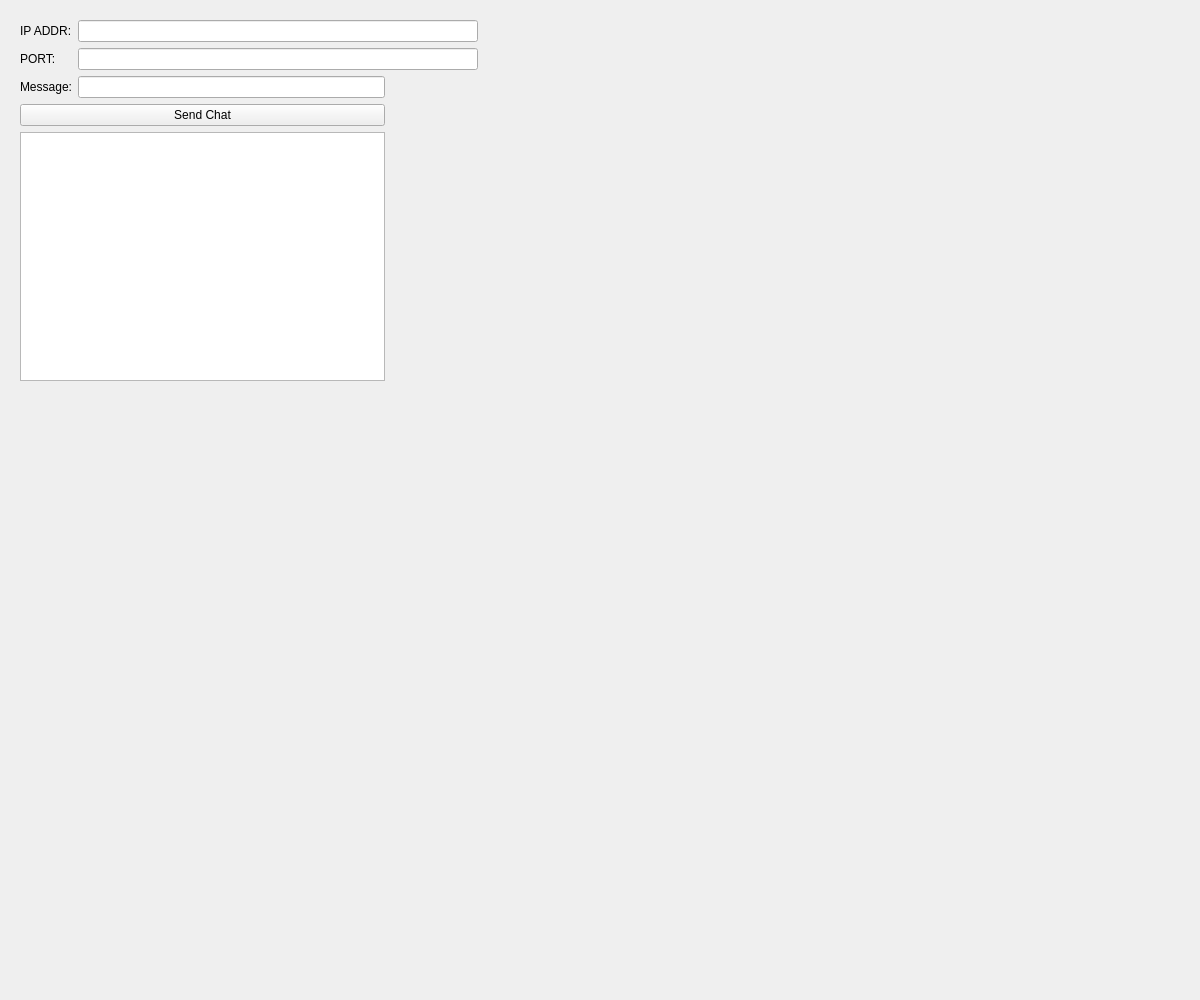
<?xml version="1.0" encoding="UTF-8"?>
<ui version="4.0">
 <class>Widget</class>
 <widget class="QWidget" name="Widget">
  <property name="geometry">
   <rect>
    <x>0</x>
    <y>0</y>
    <width>1200</width>
    <height>1000</height>
   </rect>
  </property>
  <property name="windowTitle">
   <string>Widget</string>
  </property>
  <widget class="QWidget" name="gridLayoutWidget">
   <property name="geometry">
    <rect>
     <x>10</x>
     <y>10</y>
     <width>471</width>
     <height>381</height>
    </rect>
   </property>
   <layout class="QGridLayout" name="gridLayout">
    <property name="leftMargin">
     <number>10</number>
    </property>
    <property name="topMargin">
     <number>10</number>
    </property>
    <property name="rightMargin">
     <number>10</number>
    </property>
    <property name="bottomMargin">
     <number>10</number>
    </property>
    <item row="0" column="2" colspan="2">
     <widget class="QPushButton" name="connectButton">
      <property name="text">
       <string>Connect</string>
      </property>
     </widget>
    </item>
    <item row="4" column="0" colspan="2">
     <widget class="QPushButton" name="sendButton">
      <property name="text">
       <string>Send Chat</string>
      </property>
     </widget>
    </item>
    <item row="5" column="0" colspan="2">
     <widget class="QListWidget" name="listWidget">
      <property name="autoScroll">
       <bool>false</bool>
      </property>
      <property name="autoScrollMargin">
       <number>3</number>
      </property>
      <property name="defaultDropAction">
       <enum>Qt::IgnoreAction</enum>
      </property>
      <property name="movement">
       <enum>QListView::Static</enum>
      </property>
     </widget>
    </item>
    <item row="1" column="1">
     <widget class="QLineEdit" name="portLineEdit">
      <property name="minimumSize">
       <size>
        <width>400</width>
        <height>0</height>
       </size>
      </property>
     </widget>
    </item>
    <item row="0" column="1">
     <widget class="QLineEdit" name="ipLineEdit">
      <property name="minimumSize">
       <size>
        <width>400</width>
        <height>0</height>
       </size>
      </property>
     </widget>
    </item>
    <item row="0" column="0">
     <widget class="QLabel" name="label">
      <property name="text">
       <string>IP ADDR:</string>
      </property>
     </widget>
    </item>
    <item row="1" column="0">
     <widget class="QLabel" name="label_3">
      <property name="text">
       <string>PORT:</string>
      </property>
     </widget>
    </item>
    <item row="3" column="1">
     <widget class="QLineEdit" name="messageLineEdit"/>
    </item>
    <item row="3" column="0">
     <widget class="QLabel" name="label_2">
      <property name="text">
       <string>Message:</string>
      </property>
     </widget>
    </item>
   </layout>
  </widget>
 </widget>
 <layoutdefault spacing="6" margin="11"/>
 <resources/>
 <connections/>
</ui>
